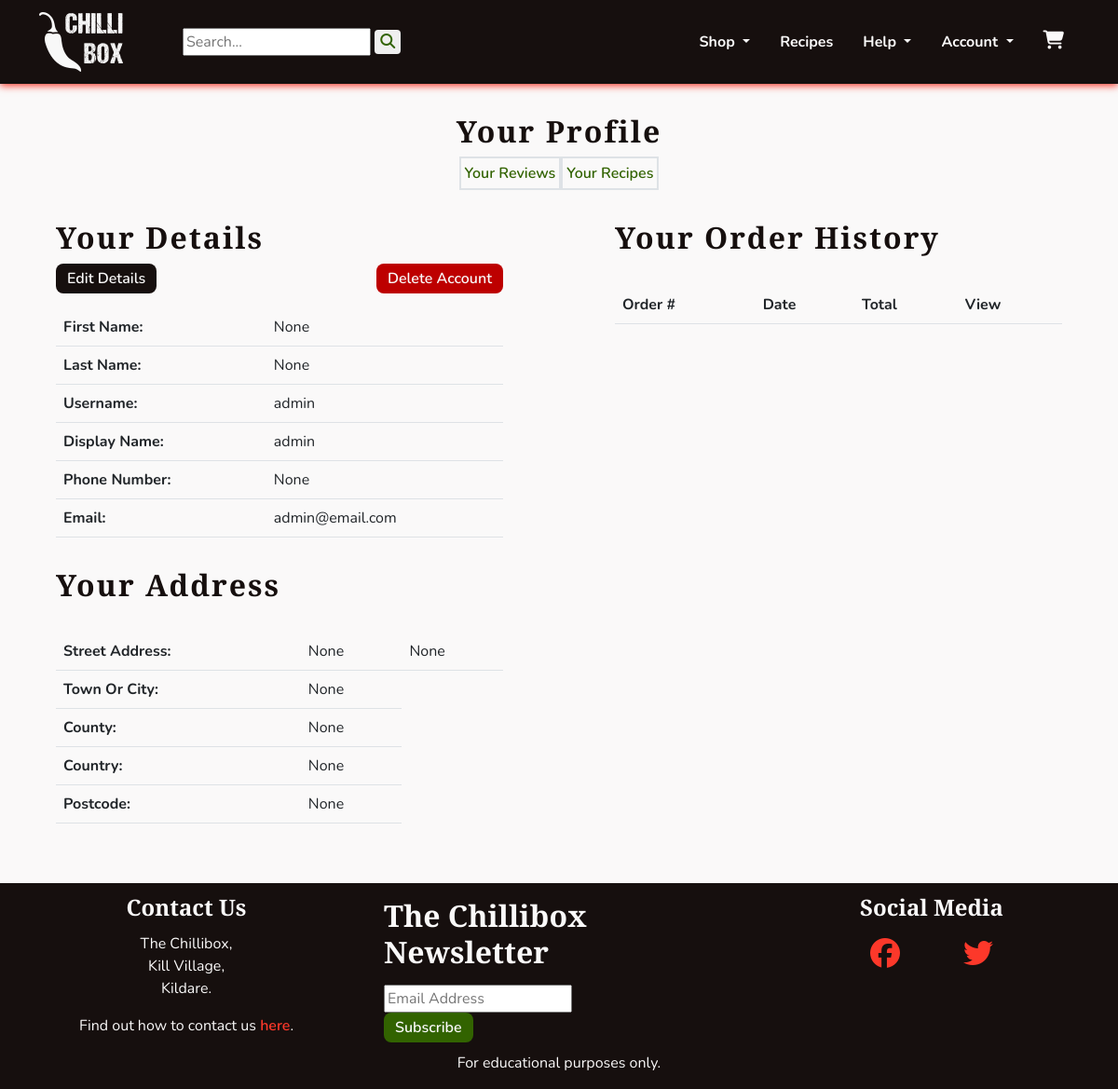
Before: /profiles/profile/ (signed in) with the older database file.
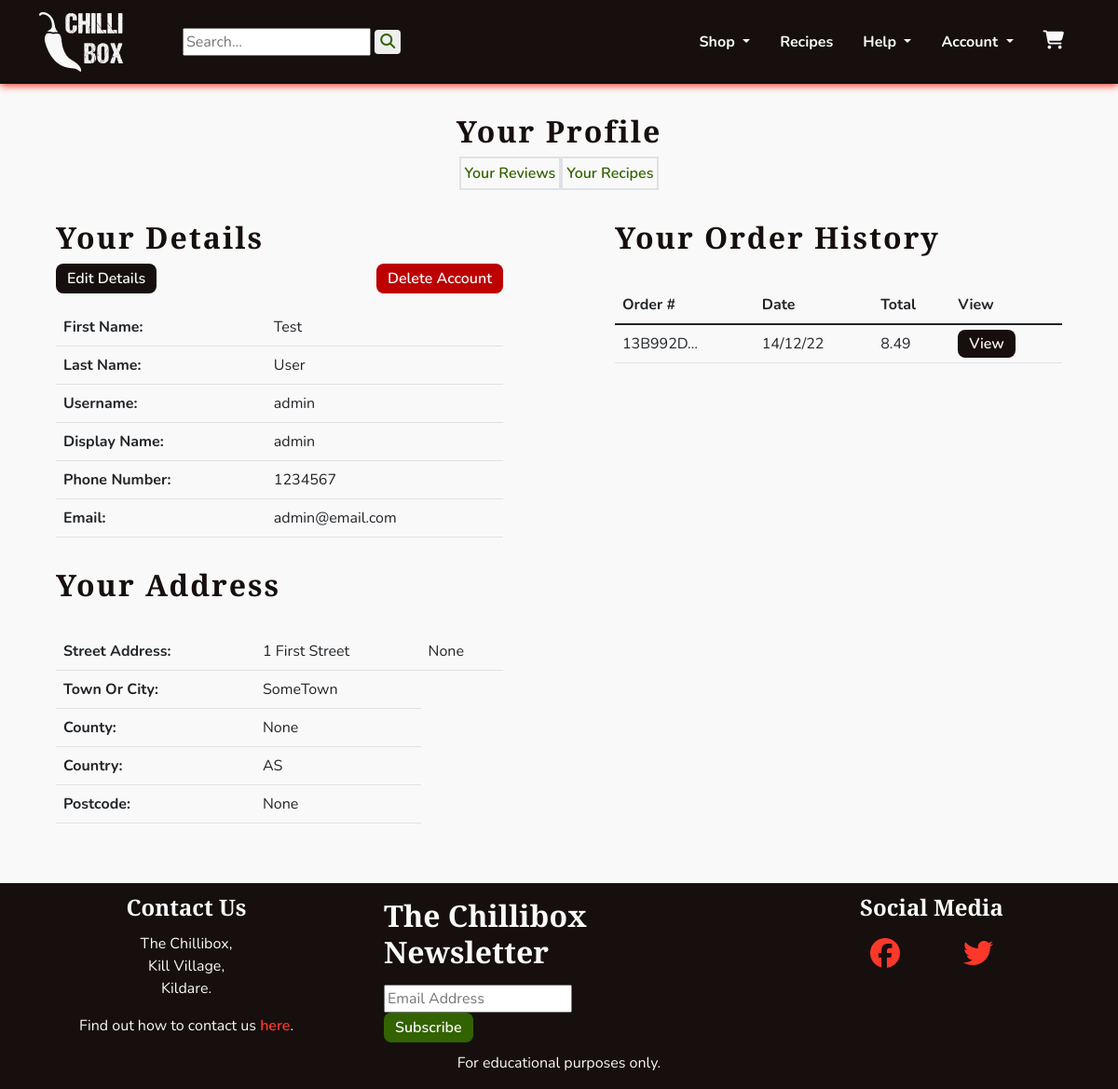
After: the same page with the newer database file.
### profiles/models.py (models this page shows, shortened)
class UserProfile(models.Model):
    user = models.OneToOneField(User, on_delete=models.CASCADE)
    first_name = models.CharField(max_length=40, null=True, blank=True)
    last_name = models.CharField(max_length=80, null=True, blank=True)
    display_name = models.CharField(max_length=40, null=True, blank=True)
    phone_number = models.CharField(max_length=20, null=True, blank=True)
    street_address1 = models.CharField(max_length=80, null=True, blank=True)
    street_address2 = models.CharField(max_length=80, null=True, blank=True)
    town_or_city = models.CharField(max_length=40, null=True, blank=True)
    county = models.CharField(max_length=80, null=True, blank=True)
    country = CountryField(blank_label='Country', null=True, blank=True)
    postcode = models.CharField(max_length=20, null=True, blank=True)
    class Meta:
        verbose_name_plural = "User Profiles"
    def __str__(self):
        return self.display_name

### checkout/models.py (models this page shows, shortened)
class Order(models.Model):
    order_number = models.CharField(max_length=32, editable=False)
    user_profile = models.ForeignKey(UserProfile, on_delete=models.SET_NULL,
                                     null=True, blank=True,
                                     related_name='orders')
    first_name = models.CharField(max_length=50)
    last_name = models.CharField(max_length=50)
    email = models.EmailField(max_length=254)
    phone_number = models.CharField(max_length=20)
    country = CountryField(blank_label='Country *')
    postcode = models.CharField(max_length=20, null=True, blank=True)
    town_or_city = models.CharField(max_length=40)
    street_address1 = models.CharField(max_length=80)
    street_address2 = models.CharField(max_length=80, null=True, blank=True)
    county = models.CharField(max_length=80, null=True, blank=True)
    date = models.DateTimeField(auto_now_add=True)
    delivery_cost = models.DecimalField(max_digits=6,
                                        decimal_places=2, default=0)
    order_total = models.DecimalField(max_digits=10,
                                      decimal_places=2, default=0)
    grand_total = models.DecimalField(max_digits=10,
                                      decimal_places=2, default=0)

### profiles/views.py (the view)
# urls.py: path('profile/', views.ProfileView.as_view(), name='profile'),
class ProfileView(LoginRequiredMixin, View):
    def get(self, request):
        profile = get_object_or_404(UserProfile, user=request.user)
        orders = profile.orders.all().order_by('-date')
        template_name = 'profiles/profile.html'
        context = {
            'profile': profile,
            'orders': orders,
            }
        return render(request, template_name, context)

### profiles/templates/profiles/profile.html (shortened to what this page needs)
{% extends 'base.html' %}
{% block content %}
<section class="row">
    <div class="text-center">
        <h1 class="headings mb-2">Your Profile</h1>
        <div class="d-flex flex-row justify-content-center">
            <div class="border border-2 p-1">
                <a class="chilli-link" href="{% url 'profiles:review_list' %}">Your Reviews</a>
            </div>
            <div class="border border-2 p-1">
                <a class="chilli-link" href="{% url 'profiles:user_recipes' %}">Your Recipes</a>
            </div>
        </div>
    </div>
    <div class="col-12 col-md-6">
        <div class="col-10 mx-auto">
            <h1 class="headings mb-2">Your Details</h1>
            <div class="d-flex flex-row justify-content-between mb-3">
                <a class="chilli-btn" href="{% url 'profiles:edit_profile' %}">Edit Details</a>
                <a class="chilli-btn chilli-dngr" href="{% url 'profiles:delete_account' %}">Delete Account</a>
            </div>
            <table class="table">
                <tr>
                    <th>First Name: </th>
                    <td>{{ profile.first_name }} </td>
                </tr>
                <tr>
                    <th>Last Name: </th>
                    <td>{{ profile.last_name }} </td>
                </tr>
                <tr>
                    <th>Username: </th>
                    <td>{{ profile.user.username }} </td>
                </tr>
                <tr>
                    <th>Display Name: </th>
                    <td>{{ profile.display_name }} </td>
                </tr>
                <tr>
                    <th>Phone Number: </th>
                    <td>{{ profile.phone_number }} </td>
                </tr>
                <tr>
                    <th>Email: </th>
                    <td>{{ profile.user.email }} </td>
                </tr>
            </table>
            <h2 class="headings">Your Address</h2>
            <table class="table">
                <tr>
                    <th>Street Address: </th>
                    <td>{{ profile.street_address1 }} </td>
                    <td>{{ profile.street_address2 }} </td>
                </tr>
                <tr>
                    <th>Town Or City: </th>
                    <td>{{ profile.town_or_city }} </td>
                </tr>
                <tr>
                    <th>County: </th>
                    <td>{{ profile.county }} </td>
                </tr>
                <tr>
                    <th>Country: </th>
                    <td>{{ profile.country }} </td>
                </tr>
                <tr>
                    <th>Postcode: </th>
                    <td>{{ profile.postcode }} </td>
                </tr>
            </table>
        </div>
    </div>
    <div class="col-12 col-md-6">
        <div class="col-10 mx-auto">
            <h2 class="headings">Your Order History</h2>
            <table class="table">
                <thead>
                    <tr>
                        <th>Order #</th>
                        <th>Date</th>
                        <th>Total</th>
                        <th>View</th>
                    </tr>
                </thead>
                <tbody>
                    {% for order in orders %}
                    <tr>
                        <td>{{ order.order_number|truncatechars:8 }}</td>
                        <td>{{ order.date|date:'d/m/y' }}</td>
                        <td>{{ order.grand_total }}</td>
                        <td>
                            <a class="chilli-btn" href="{% url 'profiles:order_history' order.order_number %}">
                                View
                            </a>
                        </td>
                    </tr>
                    {% endfor %}
                </tbody>
            </table>
        </div>
    </div>
</section>
{% endblock %}

### templates/base.html (shortened to what this page needs)
{% load static %}
<!DOCTYPE html>
<html lang="en">
    <head>
        <link href="https://cdn.jsdelivr.net/npm/bootstrap@5.1.3/dist/css/bootstrap.min.css" rel="stylesheet">
        <link href="//cdn-images.mailchimp.com/embedcode/classic-071822.css" rel="stylesheet" type="text/css">
        <link rel="stylesheet" href="{% static 'css/style.css' %}">
    </head>
    <body class="d-flex flex-column h-100">
        {% include 'includes/header.html' %}
        <main class="container-fluid mb-5">
            {% block content %}
            {% endblock content %}
        </main>
        {% include 'includes/footer.html' %}
    </body>
</html>

### templates/includes/header.html (shortened to what this page needs)
{% load static %}
<header>
    <nav id="navbar" class="navbar navbar-expand-lg">
        <div class="container-sm d-flex justify-content-between">
            <a class="navbar-brand" href="{% url 'home:index' %}" aria-label="Go to home page"><img width="90"
                    height="64" src="{% static 'images/chilli-logo-white.png' %}" alt="The Chillibox Logo"></a>
            <form class="ms-md-5" action="{% url 'products:search_results' %}" method="GET">
                <input name="q" type="text" placeholder="Search...">
                <button type="submit" class="chilli-link rounded"><i class="fa-solid fa-magnifying-glass"></i></button>
            </form>
            <div class="collapse navbar-collapse" id="navbarSupportedContent">
                <ul class="navbar-nav ms-auto mb-2 mb-lg-0">
                    <li class="nav-item dropdown">
                        <a class="navbar-links dropdown-toggle" href="#" role="button" data-bs-toggle="dropdown"
                            aria-expanded="false">
                            Shop
                        </a>
                    </li>
                    <li class="nav-item">
                        <a class="navbar-links" href="{% url 'recipes:recipes_list' %}">Recipes</a>
                    </li>
                    <li class="nav-item dropdown">
                        <a class="navbar-links dropdown-toggle" href="#" role="button" data-bs-toggle="dropdown"
                            aria-expanded="false">
                            Help
                        </a>
                    </li>
                    <li class="nav-item dropdown">
                        <a class="navbar-links dropdown-toggle" href="#" role="button" data-bs-toggle="dropdown"
                            aria-expanded="false">
                            Account
                        </a>
                    </li>
                </ul>
                <a class="navbar-links" data-bs-toggle="offcanvas" href="#theCart" role="button"
                    aria-controls="offcanvasExample">
                    <i class="fa-solid fa-cart-shopping big">
                    </i>
                </a>
            </div>
        </div>
    </nav>
</header>

### cart/templates/cart/cart_canvas.html (shortened to what this page needs)
{% load static %}

### templates/includes/footer.html (shortened to what this page needs)
<footer class="footer mt-auto">
    <div class="container-fluid">
        <div class="row">
            <div class="col-md-4 text-center">
                <h2 class="footer-headings">Contact Us</h2>
                <p>
                    The Chillibox,<br>
                    Kill Village,<br>
                    Kildare.
                </p>
                <p>
                    Find out how to contact us <a class="chilli-link-alt" href="{% url 'home:contact' %}">here</a>.
                </p>
            </div>
            <div class="col-md-4">
                <link href="//cdn-images.mailchimp.com/embedcode/classic-071822.css" rel="stylesheet" type="text/css">
                <div id="mc_embed_signup">
                    <form
                        action="https://gmail.us18.list-manage.com/subscribe/post?u=a555a78c1c0e0713634b8751c&amp;id=1946d67f26&amp;f_id=007527e7f0"
                        method="post" id="mc-embedded-subscribe-form" name="mc-embedded-subscribe-form" class="validate"
                        target="_blank" novalidate>
                        <div id="mc_embed_signup_scroll">
                            <h2>The Chillibox Newsletter</h2>
                            <div class="mc-field-group text-contain my-0">
                                <input type="email" value="" name="EMAIL" class="required email" id="mce-EMAIL" placeholder="Email Address"
                                    required>
                            </div>
                            <div class="optionalParent">
                                <div>
                                    <input type="submit" value="Subscribe" name="subscribe" id="mc-embedded-subscribe"
                                        class="chilli-btn chilli-go border-0">
                                </div>
                            </div>
                        </div>
                    </form>
                </div>
            </div>
            <div class="col-md-4 text-center">
                <h2 class="footer-headings">Social Media</h2>
                <p>
                    <a class="chilli-link-alt footer-socials" href="https://facebook.com" target="_blank" rel="noopener"
                        aria-label="Find us on Facebook (opens in new tab)"><i class="fa-brands fa-facebook"></i></a>
                    <a class="chilli-link-alt footer-socials" href="https://twitter.com" target="_blank" rel="noopener"
                        aria-label="Find us on Twitter (opens in new tab)"><i class="fa-brands fa-twitter"></i></a>
                </p>
            </div>
        </div>
        <div class="row text-center">
            <p>For educational purposes only.</p>
        </div>
    </div>
</footer>

### static/css/style.css (style rules this page uses)
:root { --site-white: #faf9f9; --site-black: #160f0e; --site-grey: #6b6363; --site-red: #fc382a; --site-dark-red:#bd0000; --site-green: #568729; --site-dark-green: #326300; --site-text-bg: rgba(49, 99, 0, 0.2); --site-car-bg: rgba(245, 241, 238, 0.61); }
html { height: 100%; }
section { max-width: 2550px; }
body { font-family: "Nunito", sans-serif; color: var(--site-black); font-size: 1rem; background: var(--site-white); }
h1, h2, h3, h4 { font-family: "Merriweather Sans", "Nunito", sans-serif; font-weight: 900; margin-top: 0.5em; margin-bottom: 0.5em; }
.headings { font-size: 2rem; letter-spacing: 2px; margin: 1em 0; }
.big { font-size: 1.25rem; }
.text-contain { max-width: 500px; margin: 2em auto; }
button { border: none; }
ul { padding: 0; }
li { list-style: none; }
a { text-decoration: none; }
.navbar-links { cursor: pointer; display: inline-block; padding: 0.25rem 0.5rem; color: var(--site-white); font-weight: 700; margin: 0.5em; transition: all 0.8s linear; }
.chilli-link { font-weight: 600; color: var(--site-dark-green); transition: all 0.2s linear; }
.chilli-link-alt { font-weight: 600; color: var(--site-red); transition: all 0.2s linear; }
.chilli-btn { padding: 0.25em 0.75em; font-weight: 600; color: var(--site-white); background-color: var(--site-black); border-radius: 8px; transition: all 0.2s linear; }
.chilli-dngr { background-color: var(--site-dark-red); }
.chilli-go { background-color: var(--site-dark-green); }
#navbar { background-color: var(--site-black); color: var(--site-white); box-shadow: 0 2px 8px 0 var(--site-red); }
footer { background-color: var(--site-black); color: var(--site-white); }
.footer-headings { font-size: 1.5em; }
.footer-socials { font-size: 2em; padding: 0 1em; }
#mc_embed_signup { clear: left; }

Changed rows visible on the page:
changed UserProfile "admin": first_name "None" → "Test"; last_name "None" → "User"; phone_number "None" → "1234567"; street_address1 "None" → "1 First Street"; town_or_city "None" → "SomeTown"; country "None" → "AS"
added Order: order_number "13B992D…", date "14/12/22", grand_total "8.49"
